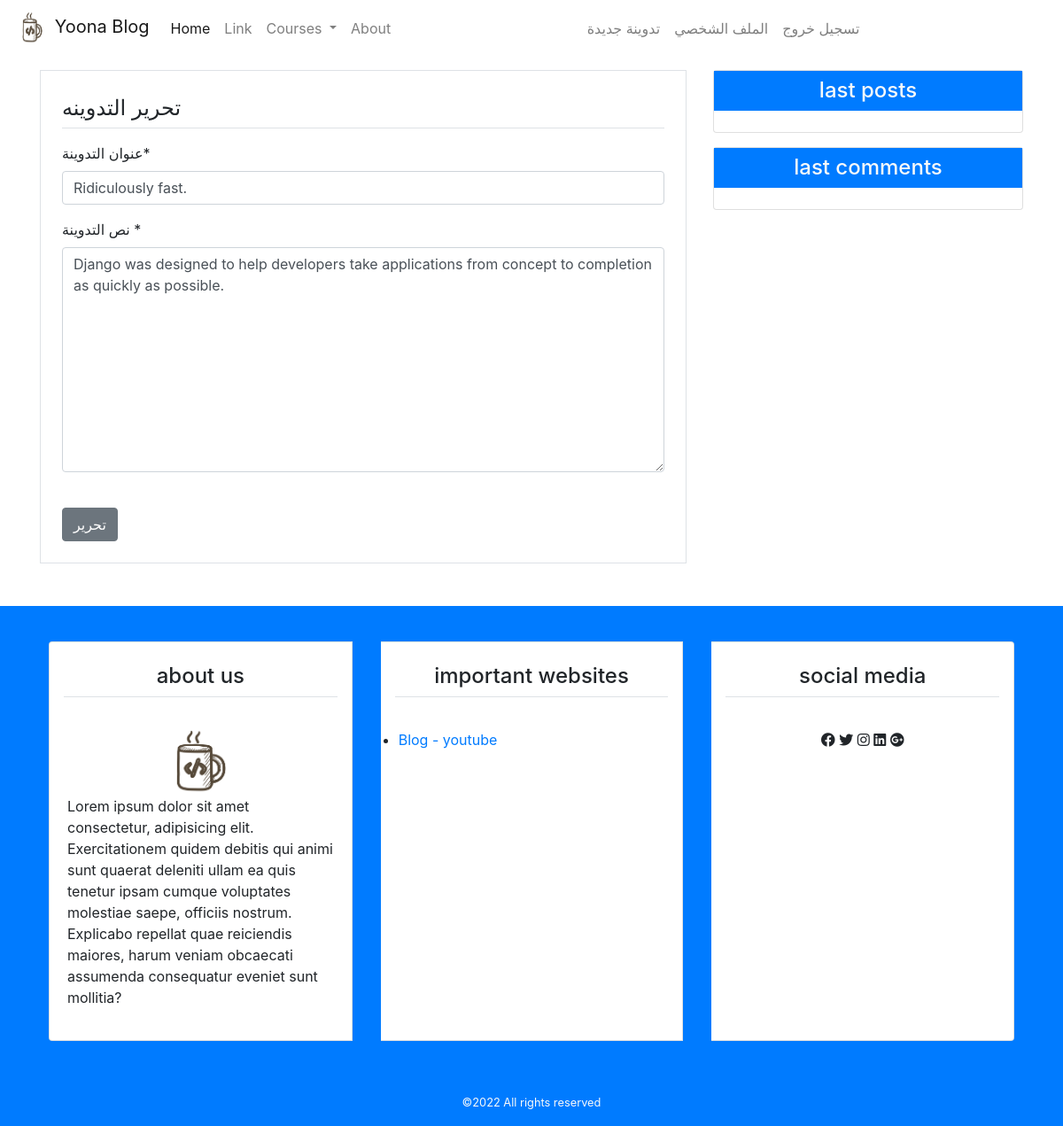
Page /detail/1/update/ (signed in) on the committed database.
### blog/models.py (models this page shows, shortened)
class Post(models.Model):
    title = models.CharField(max_length=100)
    content = models.TextField()
    post_dt = models.DateTimeField(default=timezone.now)
    post_update = models.DateTimeField(auto_now_add=True)
    author = models.ForeignKey(User, on_delete=models.CASCADE, related_name='posts')
    class Meta:
        verbose_name = _("Post")
        verbose_name_plural = _("Posts")
        ordering = ('-post_dt',)

### blog/views.py (the view, shortened to what this page needs)
# urls.py: path('detail/<slug:pk>/update/', views.PostUpdateView.as_view(), name='post-update'),
class PostUpdateView(UserPassesTestMixin, LoginRequiredMixin, UpdateView):
    model = Post
    template_name = 'blog/post_update.html'
    form_class = PostCreateForm
    def test_func(self):
        post = self.get_object()
        if self.request.user == post.author:
            return True
        else:
            return False

### blog/forms.py
class PostCreateForm(forms.ModelForm):
    title = forms.CharField(label='عنوان التدوينة')
    content = forms.CharField(label='نص التدوينة ', widget=forms.Textarea)
    class Meta:
        model = Post
        fields = ['title', 'content']

### templates/blog/post_update.html (shortened to what this page needs)
{% extends 'base.html' %}
{% block content %}
{% load crispy_forms_tags %}
<div class="border p-4 mb-5">
    <legend class="border-bottom pb-1 mb-3"> تحرير التدوينه</legend>
    <form method="POST">
        {{form|crispy}}
        <input class="btn btn-secondary mt-4" type="submit" value="تحرير">
    </form>
</div>
{% endblock content %}

### static/blog/css/main.css (style rules this page uses)
* { padding: 0; margin: 0; box-sizing: border-box; }

### rows in the picture
Post: title "Ridiculously fast.", content "Django was designed to help developers take applications from concept to completion as quickly as possible."
